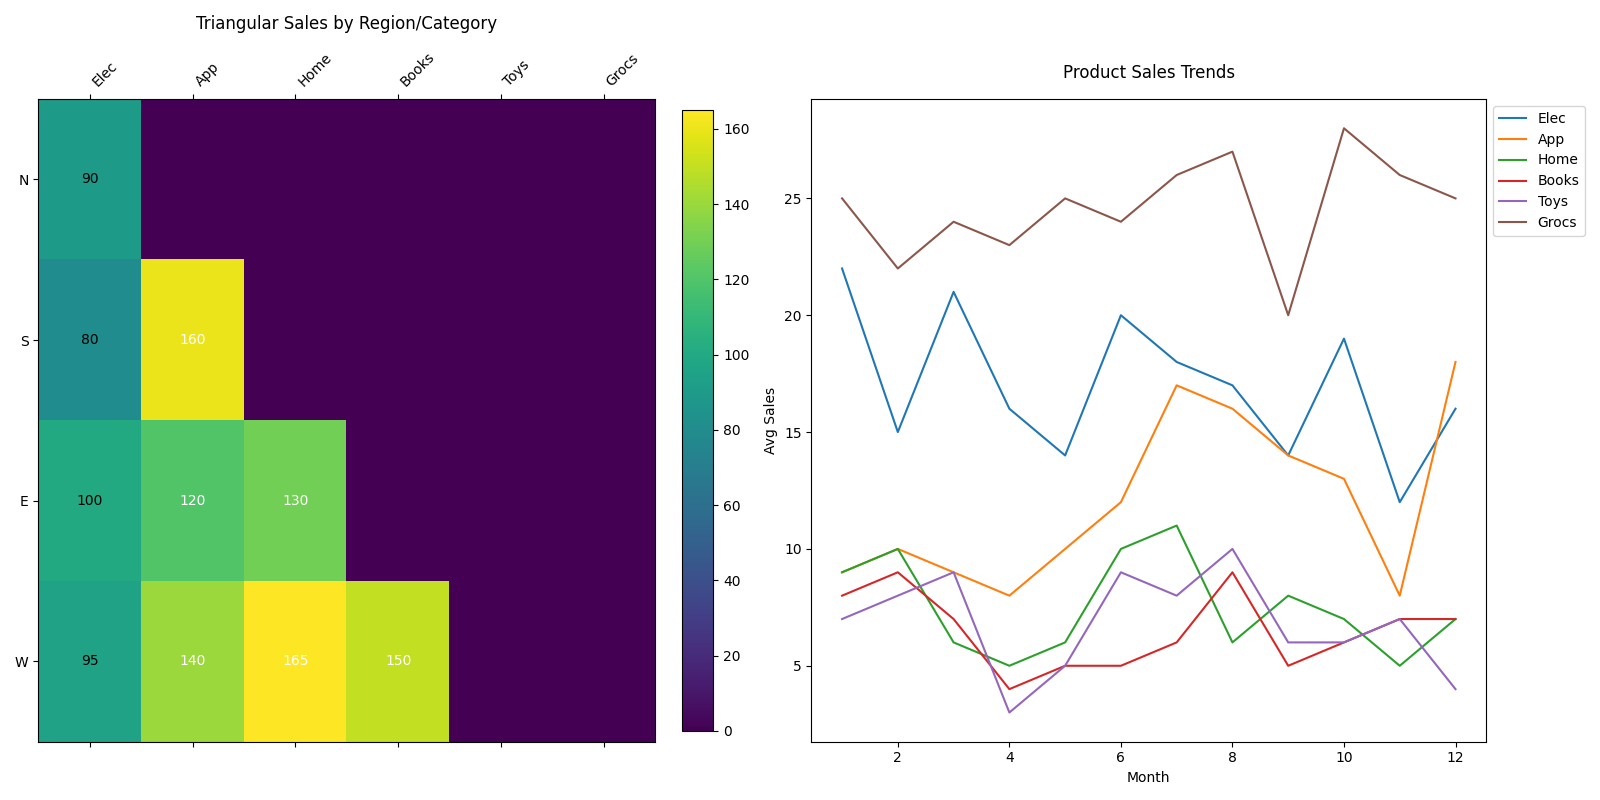

This figure's Python source:
import matplotlib.pyplot as plt
import numpy as np

regions = ["N", "S", "E", "W"]
categories = ["Elec", "App", "Home", "Books", "Toys", "Grocs"]

sales_data = np.array([
    [90, 150, 130, 140, 120, 60],
    [80, 160, 180, 110, 130, 115],
    [100, 120, 130, 90, 140, 90],
    [95, 140, 165, 150, 110, 100],
])

product_trends = {
    "Elec": [22, 15, 21, 16, 14, 20, 18, 17, 14, 19, 12, 16],
    "App": [9, 10, 9, 8, 10, 12, 17, 16, 14, 13, 8, 18],
    "Home": [9, 10, 6, 5, 6, 10, 11, 6, 8, 7, 5, 7],
    "Books": [8, 9, 7, 4, 5, 5, 6, 9, 5, 6, 7, 7],
    "Toys": [7, 8, 9, 3, 5, 9, 8, 10, 6, 6, 7, 4],
    "Grocs": [25, 22, 24, 23, 25, 24, 26, 27, 20, 28, 26, 25]
}

trend_data = np.array([product_trends[category] for category in categories])

fig, (ax1, ax2) = plt.subplots(1, 2, figsize=(16, 8))

masked_data = np.tril(sales_data)

cax = ax1.matshow(masked_data, cmap='viridis', aspect='auto')
ax1.set_xticks(np.arange(len(categories)))
ax1.set_yticks(np.arange(len(regions)))
ax1.set_xticklabels(categories, rotation=45, ha='left')
ax1.set_yticklabels(regions)
fig.colorbar(cax, ax=ax1, orientation='vertical', fraction=0.046, pad=0.04)
ax1.set_title('Triangular Sales by Region/Category', pad=15)

for i in range(masked_data.shape[0]):
    for j in range(masked_data.shape[1]):
        if masked_data[i, j] != 0:
            ax1.text(j, i, f"{masked_data[i, j]:.0f}", ha='center', va='center', color='white' if masked_data[i, j] > 100 else 'black')

months = np.arange(1, 13)
ax2.plot(months, trend_data.T)
ax2.set_title('Product Sales Trends', pad=15)
ax2.set_xlabel('Month')
ax2.set_ylabel('Avg Sales')
ax2.legend(categories, loc='upper left', bbox_to_anchor=(1, 1))

plt.tight_layout()
plt.show()
